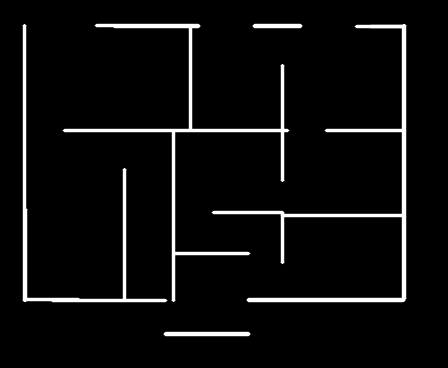
#> input picture backend/clean_walls.png, 448 x 368 px
$ python -i turtle_test.py   (imports and definitions only)
#> lines starting #> are read from the running program, lines starting #| are printed output that depends on the picture; after the words box and inside, x2 and y2 are one past the last pixel; in counts of white or black regions, pixels touching at a corner belong together
import cv2
import numpy as np
import json

def get_wall_json(image_path):
#> called with image_path = 'clean_walls.png'
    img = cv2.imread(image_path)
#> img is the input picture: shape (368, 448, 3); min 0, max 255, mean 13.2
    if img is None:
        return {"error": "File not found"}

    h, w = img.shape[:2]
#> h = 368; w = 448
    gray = cv2.cvtColor(img, cv2.COLOR_BGR2GRAY)

    # 1. THRESHOLD & CLEAN
    _, mask = cv2.threshold(gray, 180, 255, cv2.THRESH_BINARY_INV)
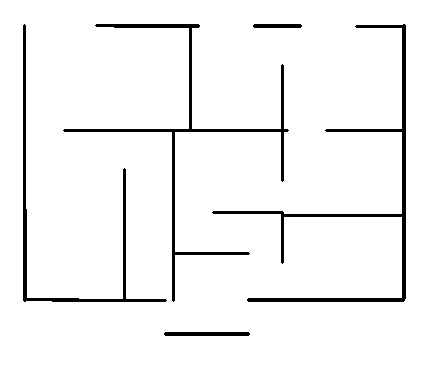
#> mask: shape (368, 448); 95.4% white; 5 black regions, box (x1, y1, x2, y2) and area: (212, 24, 406, 302) 2807, (63, 24, 289, 302) 2446, (23, 24, 167, 302) 1759, (164, 332, 250, 336) 340, (253, 24, 302, 28) 192
    num_labels, labels, stats, _ = cv2.connectedComponentsWithStats(mask, connectivity=8)
#> num_labels = 2; stats = [[23, 24, 383, 312, 7544], [0, 0, 448, 368, 157320]]
    clean_mask = np.zeros_like(mask)
    for i in range(1, num_labels):
        if stats[i, cv2.CC_STAT_AREA] > 100:
            clean_mask[labels == i] = 255

    # 2. SKELETONIZE (Find the center line)
    skeleton = cv2.ximgproc.thinning(clean_mask) if hasattr(cv2, 'ximgproc') else clean_mask
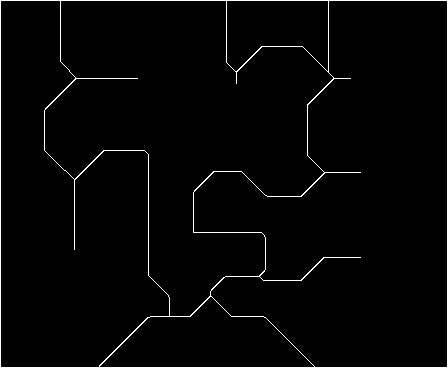
#> skeleton: shape (368, 448); 2.1% white in thin lines or dots

    # 3. DETECT LINES
    lines = cv2.HoughLinesP(skeleton, 1, np.pi/180, threshold=20,
                            minLineLength=10, maxLineGap=15)
#> lines = 44 rows, first 6: [0, 367, 447, 367], [0, 0, 447, 0], [0, 366, 0, 1], [447, 366, 447, 1], [148, 275, 148, 154], [75, 78, 137, 78]

    if lines is None:
        return {"project_name": "Empty Plan", "walls": []}

    raw_lines = [l[0] for l in lines]
#> raw_lines = 44 items, first 6: [0, 367, 447, 367], [0, 0, 447, 0], [0, 366, 0, 1], [447, 366, 447, 1], [148, 275, 148, 154], [75, 78, 137, 78]
    master_walls = []

    # 4. SNAP & MERGE (Remove double lines and segments)
    # Only merge segments that are on the SAME axis-track (within TRACK_TOL pixels)
    # AND genuinely overlapping or very close (within GAP_TOL pixels).
    # Using a tight GAP_TOL prevents merging separate collinear segments that
    # belong to different sides of U/L/T shapes.
    TRACK_TOL = 5   # px: how close two parallel lines must be on their shared axis
    GAP_TOL   = 8   # px: maximum gap between segment ends to still merge them

    while len(raw_lines) > 0:
        l1 = raw_lines.pop(0)
        x1, y1, x2, y2 = l1
        is_h = abs(y1 - y2) < abs(x1 - x2)

        # Snap to 90 degrees
        if is_h:
            y2 = y1  # force same Y
            # Normalise so x1 <= x2
            if x1 > x2: x1, x2 = x2, x1
        else:
            x2 = x1  # force same X
            # Normalise so y1 <= y2
            if y1 > y2: y1, y2 = y2, y1

        merged = False
        for i in range(len(master_walls)):
            mx1, my1, mx2, my2 = master_walls[i]
            m_is_h = abs(my1 - my2) < abs(mx1 - mx2)

            if is_h != m_is_h:
                continue  # different orientation

            if is_h:
                # Both horizontal: must share nearly the same Y
                if abs(y1 - my1) > TRACK_TOL:
                    continue
                # Normalise master coords
                lo_m, hi_m = min(mx1, mx2), max(mx1, mx2)
                lo_n, hi_n = x1, x2
                # Only merge if the segments overlap or touch within GAP_TOL
                if lo_n <= hi_m + GAP_TOL and hi_n >= lo_m - GAP_TOL:
                    master_walls[i] = [min(lo_m, lo_n), my1, max(hi_m, hi_n), my1]
                    merged = True
                    break
            else:
                # Both vertical: must share nearly the same X
                if abs(x1 - mx1) > TRACK_TOL:
                    continue
                lo_m, hi_m = min(my1, my2), max(my1, my2)
                lo_n, hi_n = y1, y2
                if lo_n <= hi_m + GAP_TOL and hi_n >= lo_m - GAP_TOL:
                    master_walls[i] = [mx1, min(lo_m, lo_n), mx1, max(hi_m, hi_n)]
                    merged = True
                    break

        if not merged:
            master_walls.append([x1, y1, x2, y2])
#> this loop made 44 passes
#> (l1, x1, y1, is_h) on passes 3, 4, 5, 8, 9, 10, 11, 13, 14, 16, 17, 18: ([0, 366, 0, 1], 0, 1, False), ([447, 366, 447, 1], 447, 1, False), ([148, 275, 148, 154], 148, 154, False), ([108, 357, 147, 317], 108, 317, False), ([226, 62, 226, 1], 226, 1, False), ([74, 249, 74, 179], 74, 179, False), ([328, 84, 328, 1], 328, 1, False), ([265, 317, 314, 366], 265, 317, False), ([307, 155, 307, 104], 307, 104, False), ([75, 178, 104, 150], 75, 178, True), ([191, 315, 210, 294], 191, 294, False), ([193, 231, 193, 192], 193, 192, False)
#> (x1, y1, is_h) on passes 1, 2, 6, 7, 12, 15: (0, 367, True), (0, 0, True), (75, 78, True), (150, 316, True), (193, 232, True), (261, 46, True)
#> after the loop, master_walls = 37 items, first 6: [0, 367, 447, 367], [0, 0, 447, 0], [0, 1, 0, 366], [447, 1, 447, 366], [148, 154, 148, 275], [75, 78, 137, 78]

    # ── 5. CORNER SNAPPING ────────────────────────────────────────────────────
    # After merge, endpoints of adjacent walls are often 5-15 px apart, creating
    # visible gaps in the 3D model. This pass snaps nearby endpoints to the same
    # coordinate so every corner is perfectly shared.

    CORNER_SNAP = 10  # px – if two endpoints are closer than this, merge them

    def _endpoints(wall):
        x1, y1, x2, y2 = wall
        return [(x1, y1), (x2, y2)]

    def _set_endpoint(wall, idx, pt):
        """Return a new wall list with endpoint idx (0 or 1) moved to pt."""
        x1, y1, x2, y2 = wall
        if idx == 0:
            return [pt[0], pt[1], x2, y2]
        else:
            return [x1, y1, pt[0], pt[1]]

    # Iteratively snap all close endpoint pairs until stable
    changed = True
    while changed:
        changed = False
        eps = []
        for wi, wall in enumerate(master_walls):
            for ei, (ex, ey) in enumerate(_endpoints(wall)):
                eps.append((wi, ei, ex, ey))

        for i in range(len(eps)):
            wi, ei, xi, yi = eps[i]
            for j in range(i + 1, len(eps)):
                wj, ej, xj, yj = eps[j]
                if wi == wj:
                    continue  # same wall, skip
                d = ((xi - xj) ** 2 + (yi - yj) ** 2) ** 0.5
                if d < CORNER_SNAP and d > 0:
                    # Snap both to their midpoint (average)
                    mx = int(round((xi + xj) / 2))
                    my = int(round((yi + yj) / 2))
                    master_walls[wi] = _set_endpoint(master_walls[wi], ei, (mx, my))
                    master_walls[wj] = _set_endpoint(master_walls[wj], ej, (mx, my))
                    changed = True  # restart to propagate transitively
                    break
            if changed:
                break
#> this loop made 16 passes
#> after the loop, master_walls = 37 items, first 6: [0, 366, 447, 366], [0, 0, 447, 0], [0, 0, 0, 366], [447, 0, 447, 366], [146, 152, 148, 275], [75, 78, 137, 78]

    # ── 6. OUTER BOUNDARY CLOSURE ─────────────────────────────────────────────
    # Extract the main outer contour of the wall mask, simplify it into a
    # polygon and ensure every edge of that polygon appears in our wall list.
    # This guarantees the outer perimeter is always a closed, connected loop
    # regardless of what HoughLinesP found.

    # Dilate clean_mask slightly to close tiny contour gaps
    kernel = np.ones((5, 5), np.uint8)
    closed_mask = cv2.morphologyEx(clean_mask, cv2.MORPH_CLOSE, kernel)
#> closed_mask: shape (368, 448); every value is 255

    outer_cnts, _ = cv2.findContours(closed_mask, cv2.RETR_EXTERNAL, cv2.CHAIN_APPROX_SIMPLE)
#> outer_cnts = [[[0, 0], [0, 367], [447, 367], [447, 0]]]
    if outer_cnts:
        main_cnt = max(outer_cnts, key=cv2.contourArea)
#> main_cnt = [[0, 0], [0, 367], [447, 367], [447, 0]]
        # Approximate to a polygon — epsilon tuned for architectural drawings
        peri    = cv2.arcLength(main_cnt, True)
#> peri = 1628
        # Use a tight epsilon so concave corners (U/L/T shapes) are preserved.
        # 0.01 is too loose and collapses interior notches into straight edges.
        epsilon = 0.005 * peri
#> epsilon = 8.14
        approx  = cv2.approxPolyDP(main_cnt, epsilon, True)
#> approx = [[0, 0], [0, 367], [447, 367], [447, 0]]
        pts     = [tuple(p[0]) for p in approx]
#> pts = [(0, 0), (0, 367), (447, 367), (447, 0)]

        if len(pts) >= 3:
            # Build the perimeter edge list (closed loop)
            outer_edges = []
            for k in range(len(pts)):
                p1 = pts[k]
                p2 = pts[(k + 1) % len(pts)]
                # Snap each edge to 90° (floor plans are rectilinear)
                dx_e = abs(p2[0] - p1[0])
                dy_e = abs(p2[1] - p1[1])
                if dx_e >= dy_e:
                    # horizontal: lock Y to average
                    mid_y = int(round((p1[1] + p2[1]) / 2))
                    edge  = [min(p1[0], p2[0]), mid_y, max(p1[0], p2[0]), mid_y]
                else:
                    # vertical: lock X to average
                    mid_x = int(round((p1[0] + p2[0]) / 2))
                    edge  = [mid_x, min(p1[1], p2[1]), mid_x, max(p1[1], p2[1])]

                edge_len = int(((edge[2]-edge[0])**2 + (edge[3]-edge[1])**2)**0.5)
                if edge_len < 10:
                    continue  # skip degenerate micro-edges
                outer_edges.append(edge)
#> this loop made 4 passes
#> (dx_e, dy_e, mid_x, edge, edge_len) on passes 1, 3: (0, 367, 0, [0, 0, 0, 367], 367), (0, 367, 447, [447, 0, 447, 367], 367)
#> (dx_e, dy_e, mid_y, edge, edge_len) on passes 2, 4: (447, 0, 367, [0, 367, 447, 367], 447), (447, 0, 0, [0, 0, 447, 0], 447)
#> after the loop, outer_edges = [[0, 0, 0, 367], [0, 367, 447, 367], [447, 0, 447, 367], [0, 0, 447, 0]]

            # ── Snap outer edges against existing master_walls ──────────────
            # For each outer edge, check whether an existing wall already covers
            # this segment (within tolerance). If not, add it so the perimeter
            # is always closed.
            OUTER_SNAP = 6  # px tolerance for "same wall"

            def _covers(existing, edge):
                """True if 'existing' substantially covers 'edge' (same axis-line, overlapping).

                A wall only counts as 'covered' if it shares the same axis track AND
                the existing segment overlaps at least 50% of the outer edge's length.
                This prevents a long wall from suppressing a separate short parallel
                segment that belongs to a different side of a U/L shape.
                """
                x1e, y1e, x2e, y2e = existing
                x1n, y1n, x2n, y2n = edge
                is_h_e = abs(y1e - y2e) < abs(x1e - x2e)
                is_h_n = abs(y1n - y2n) < abs(x1n - x2n)
                if is_h_e != is_h_n:
                    return False
                if is_h_e:
                    if abs(y1e - y1n) > OUTER_SNAP:
                        return False
                    # Overlap in X — require substantial coverage (80%)
                    lo_e, hi_e = min(x1e, x2e), max(x1e, x2e)
                    lo_n, hi_n = min(x1n, x2n), max(x1n, x2n)
                    overlap = max(0, min(hi_e, hi_n) - max(lo_e, lo_n))
                    edge_len = hi_n - lo_n
                    return overlap >= edge_len * 0.8 if edge_len > 0 else True
                else:
                    if abs(x1e - x1n) > OUTER_SNAP:
                        return False
                    lo_e, hi_e = min(y1e, y2e), max(y1e, y2e)
                    lo_n, hi_n = min(y1n, y2n), max(y1n, y2n)
                    overlap = max(0, min(hi_e, hi_n) - max(lo_e, lo_n))
                    edge_len = hi_n - lo_n
                    return overlap >= edge_len * 0.8 if edge_len > 0 else True

            for edge in outer_edges:
                covered = any(_covers(existing, edge) for existing in master_walls)
                if not covered:
                    master_walls.append(edge)
#> this loop made 4 passes

            # ── Final corner-snap pass after outer-edge injection ─────────────
            changed = True
            while changed:
                changed = False
                eps = []
                for wi, wall in enumerate(master_walls):
                    for ei, (ex, ey) in enumerate(_endpoints(wall)):
                        eps.append((wi, ei, ex, ey))
                for i in range(len(eps)):
                    wi, ei, xi, yi = eps[i]
                    for j in range(i + 1, len(eps)):
                        wj, ej, xj, yj = eps[j]
                        if wi == wj:
                            continue
                        d = ((xi - xj) ** 2 + (yi - yj) ** 2) ** 0.5
                        if d < CORNER_SNAP and d > 0:
                            mx = int(round((xi + xj) / 2))
                            my = int(round((yi + yj) / 2))
                            master_walls[wi] = _set_endpoint(master_walls[wi], ei, (mx, my))
                            master_walls[wj] = _set_endpoint(master_walls[wj], ej, (mx, my))
                            changed = True
                            break
                    if changed:
                        break

    # 7. CONVERT TO DICTIONARY FORMAT
    wall_data = []
    for idx, wall in enumerate(master_walls):
        x1, y1, x2, y2 = wall
        # Skip degenerate (zero-length) walls that snapping may have created
        length = int(((x1-x2)**2 + (y1-y2)**2)**0.5)
        if length < 5:
            continue
        wall_type = "horizontal" if abs(y1 - y2) < abs(x1 - x2) else "vertical"

        wall_data.append({
            "id": f"wall_{idx + 1}",
            "type": wall_type,
            "start": {"x": int(x1), "y": int(y1)},
            "end": {"x": int(x2), "y": int(y2)},
            "length": length
        })
#> this loop made 37 passes
#> wall on passes 1 to 12: [0, 366, 447, 366], [0, 0, 447, 0], [0, 0, 0, 366], [447, 0, 447, 366], [146, 152, 148, 275], [75, 78, 137, 78], [150, 316, 190, 316], [108, 317, 108, 357], [226, 1, 226, 62], [74, 178, 74, 249], [328, 1, 328, 84], [193, 232, 263, 234]

    # FINAL STRUCTURE
    floorplan_json = {
        "project_info": {
            "name": "Floor Plan Extraction",
            "image_size": {"width": w, "height": h}
        },
        "walls": wall_data
    }

    return floorplan_json

>>> result = get_wall_json('clean_walls.png')
